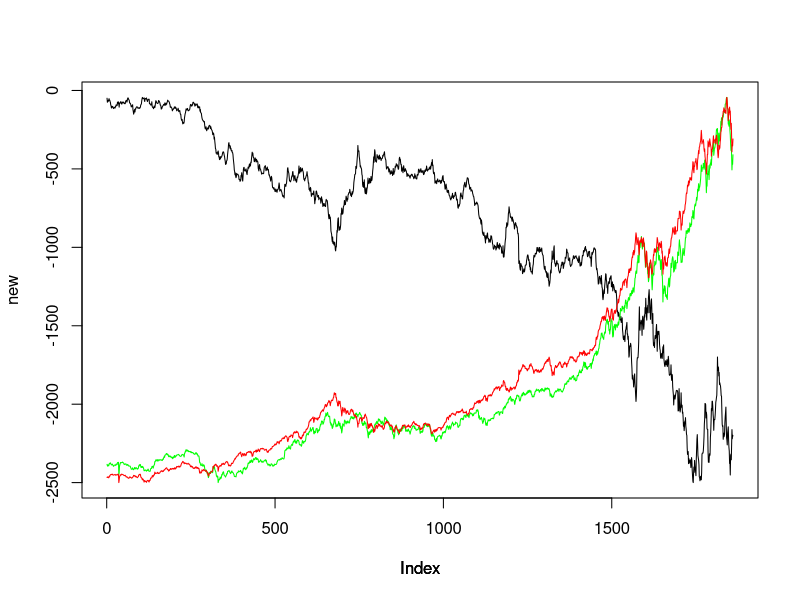

Reproduce this figure in R.
#MTS challenge

#Convert EuStockMarkets vector into dataframe
market <- data.frame(EuStockMarkets)
str(market)
#Summary of dataset
summary(market)
#Get class of dataset
class(market)

#Feature engineering
#DAX - SMI
new <- market$DAX - market$SMI
#Plot new variable
plot(new, type = 'l')
par(new = T)
plot(market$DAX, axes = F, ylab = "", col = "green", type = 'l')
par(new = T)
plot(market$SMI, axes = F, ylab = "", col = "red", type = 'l')
par(new = F)


